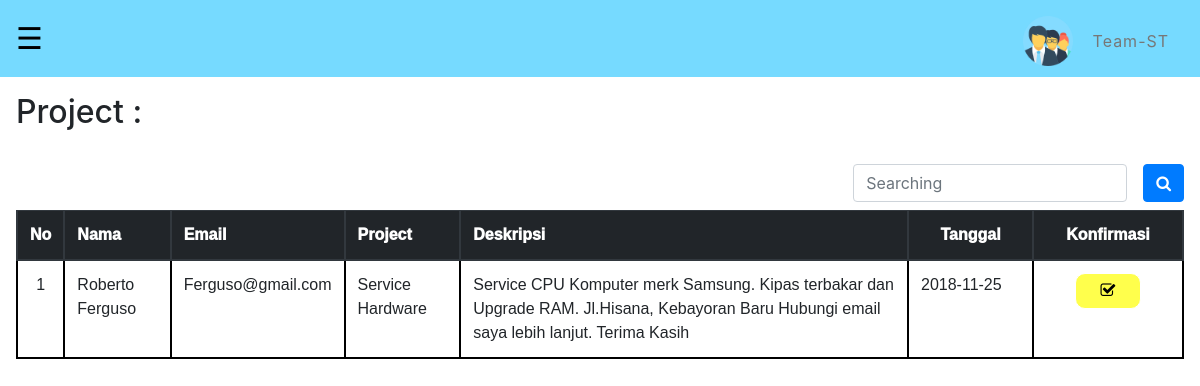
The page /dashboard-team.php (signed in) on the database its author committed.
### tables this page shows
CREATE TABLE `team` (
  `id_proyek` int(3) NOT NULL,
  `nama` varchar(20) NOT NULL,
  `email` varchar(25) NOT NULL,
  `layanan` varchar(25) NOT NULL,
  `deskripsi` varchar(500) NOT NULL,
  `tanggal` date NOT NULL
);

### dashboard-team.php (the view, shortened to what this page needs)
<?php
  include "delete-pesan.php";
  $query  = mysqli_query($koneksi, "SELECT * FROM team ORDER BY team.id_proyek ASC");
?>
<!DOCTYPE html>
<html lang="en">
<head>
	<link rel="stylesheet" type="text/css" href="css/style.css">
  <link rel="stylesheet" type="text/css" href="css/font-awesome.css">
  <link href="css/bs.css" rel="stylesheet" type="text/css" media="all"/>
</head>
<body>
<div class="wrap">
<div id="main">
  <span style="font-size:30px; cursor:pointer; color: black;" onclick="openNav()">&#9776;</span>
  <p style="padding-top: 10px; float: right; padding-right: 15px;">Team-ST</p>
  <img src="images/team.png" alt="Avatar" style="width:70px; margin: 0; float: right; padding-right: 20px;">
</div>
<div id="main2">
<h2 style="padding-bottom:25px;">Project :</h2>
<form action="cari-team.php" class="form-inline" style="float: right;" method="POST">
  <div class="form-group mx-sm-3 mb-2">
    <input type="text" class="form-control" name="keyword" id=" " placeholder="Searching">
  </div>
  <button type="submit" name="submit-cari" class="btn btn-primary mb-2" style=""><i class="fa fa-search" aria-hidden="true"></i></button>
</form>
<table class="table">
  <thead class="thead-dark">
    <tr>
      <th style="text-align: center;">No</th>
      <th>Nama</th>
      <th>Email</th>
      <th>Project</th>
      <th>Deskripsi</th>
      <th style="width: 125px; text-align: center;">Tanggal</th>
      <th style="width: 150px; text-align: center;">Konfirmasi</th>
    </tr>
  </thead>
  <tbody>
    <?php $x=1; ?>
    <?php if(mysqli_num_rows($query)) {?>
    <?php while($row = mysqli_fetch_array($query)) {?>
    <tr>
      <td style="text-align: center;"><?php echo $x; ?></td>
      <td><?php echo $row['nama'] ?></td>
      <td><?php echo $row['email'] ?></td>
      <td><?php echo $row['layanan'] ?></td>
      <td><?php echo $row['deskripsi'] ?></td>
      <td><?php echo $row['tanggal'] ?></td>
      <td style="text-align: center;">
          <a href="kirimstatus.php?id=<?php echo $row['id_proyek']; ?>"><button name="submit" type="submit" style="background-color: #ffff4c; border-radius: 10px; padding:5px 25px;"><i class="fa fa-check-square-o" aria-hidden="true"></i></button></a>
      </td>
    </tr>
    <?php $x++; ?>
    <?php } ?>
    <?php } ?>
  </tbody>
</table>
</div>
</div>
</body>
</html>

### css/style.css (style rules this page uses)
html, body { margin: 0; font-size: 100%; background: #fff; font-family: 'Raleway', sans-serif; }
body a { text-decoration: none; transition: 0.5s all; -webkit-transition: 0.5s all; -moz-transition: 0.5s all; -o-transition: 0.5s all; -ms-transition: 0.5s all; }
h1, h2, h3, h4, h5, h6 { margin: 0; font-family: 'Raleway', sans-serif; }
p { letter-spacing: 1px; font-size: 1em; line-height: 1.9em; color: #777; }
figcaption,button { background-color: transparent; border: 1px solid white; padding: 10px 10px; }
#main { transition: margin-left .5s; padding: 16px; background-color: #76daff; }
#main2 { transition: margin-left .5s; padding: 16px; }
table { font-family: arial, sans-serif; border-collapse: collapse; width: 100%; }
th { font-weight: 1000; }
td, th { border: 2px solid black; padding: 5px; }

### rows shown on the page
team: nama "Roberto Ferguso", email "Ferguso@gmail.com", layanan "Service Hardware", deskripsi "Service CPU Komputer merk Samsung. Kipas terbakar dan Upgrade RAM. Jl.Hisana, Kebayoran Baru Hubungi email saya lebih lanjut. Terima Kasih", tanggal "2018-11-25"
